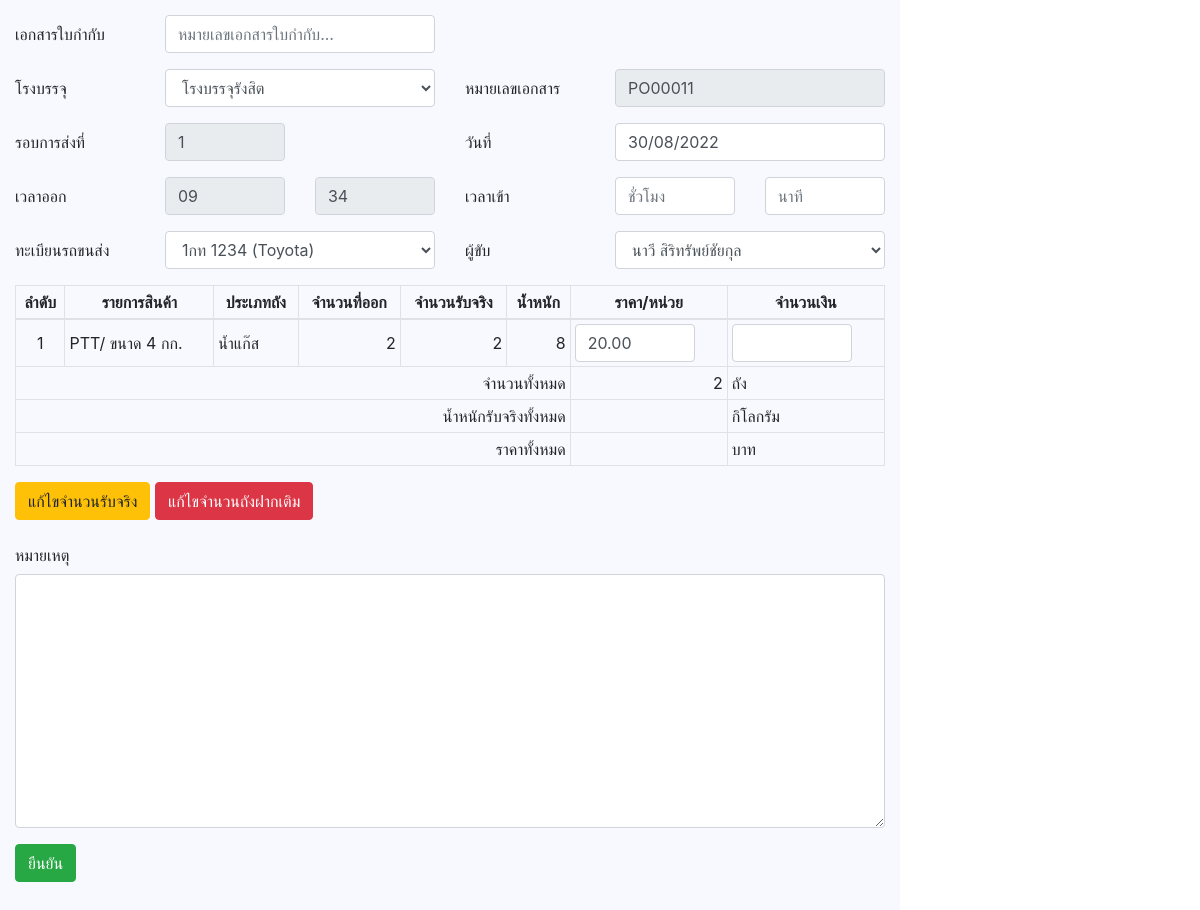
Screenshot of /goodreciept/goodreciept.blade.php?id=PO00011 with the database file from the repository.
### tables this page shows
CREATE TABLE `tb_head_preorder`  (
  `head_po_id` int(11) NOT NULL AUTO_INCREMENT,
  `head_po_title` varchar(255) NULL DEFAULT NULL COMMENT 'หัวข้อ',
  `head_po_docnumber` varchar(255) NULL DEFAULT NULL COMMENT 'หมายเลขเอกสาร',
  `head_po_status` text NULL COMMENT 'สถานะ',
  `head_po_fillstation` varchar(255) NULL DEFAULT NULL COMMENT 'โรงบรรจุ',
  `head_po_comment` text NULL COMMENT 'หมายเหตุ',
  `head_po_round` int(1) NULL DEFAULT NULL COMMENT 'รอบ',
  `head_po_creator` varchar(255) NULL DEFAULT NULL COMMENT 'id ผู้สร้างเอกสาร',
  `head_po_stock_status` enum('Draft','Confirm','Cancel') NULL DEFAULT 'Draft' COMMENT 'สถานะการตัด stock\r\nDraft = ฉบับร่าง\r\nConfirm = ยืนยัน\r\nCancel = ยกเลิก',
  `head_po_docdate` timestamp(0) NULL DEFAULT NULL COMMENT 'วันที่บนเอกสาร',
  `head_po_carID` varchar(255) NULL DEFAULT NULL COMMENT 'id รถ',
  `head_po_driverID` varchar(255) NULL DEFAULT NULL COMMENT 'id คนชับรถ',
  `active_status` enum('Y','N') NULL DEFAULT 'Y' COMMENT 'สถานะการใช้งาน Y = ปกติ, N = ลบ',
  `created_at` timestamp(0) NULL DEFAULT current_timestamp(0) ON UPDATE CURRENT_TIMESTAMP(0),
  `updated_at` timestamp(0) NULL DEFAULT NULL,
  `deleted_at` timestamp(0) NULL DEFAULT NULL,
  PRIMARY KEY (`head_po_id`) USING BTREE
);

CREATE TABLE `tb_fillingplant`  (
  `FP_ID` varchar(255) NOT NULL,
  `FP_Name` varchar(255) NULL DEFAULT NULL COMMENT 'ชื่อโรงบรรจุ',
  `FP_StatusActive` enum('Y','N') NULL DEFAULT 'Y'
);

CREATE TABLE `tb_cars`  (
  `car_id` int(11) NOT NULL AUTO_INCREMENT,
  `car_Code` varchar(255) NULL DEFAULT NULL COMMENT 'รหัสรถ',
  `car_license` varchar(255) NULL DEFAULT NULL COMMENT 'ทะเบียนรถ',
  `car_name` varchar(255) NULL DEFAULT NULL COMMENT 'ชื่อรถ',
  `created_at` timestamp(0) NULL DEFAULT NULL,
  `updated_at` timestamp(0) NULL DEFAULT NULL,
  PRIMARY KEY (`car_id`) USING BTREE
);

CREATE TABLE `emp`  (
  `n_id` int(11) NULL DEFAULT NULL,
  `emp_id` varchar(100) NOT NULL,
  `emp_code` varchar(25) NULL DEFAULT NULL,
  `emp_active` varchar(1) NULL DEFAULT NULL,
  `emp_branch_id` varchar(100) NULL DEFAULT NULL,
  `emp_name` varchar(100) NULL DEFAULT NULL,
  `emp_lastname` varchar(100) NULL DEFAULT NULL,
  `emp_name_eng` varchar(100) NULL DEFAULT NULL,
  `emp_lastname_eng` varchar(100) NULL DEFAULT NULL,
  `emp_idCard` varchar(25) NULL DEFAULT NULL,
  `emp_birthday` date NULL DEFAULT NULL,
  `emp_male_female` varchar(25) NULL DEFAULT NULL,
  `emp_addr` varchar(255) NULL DEFAULT NULL,
  `emp_tel` varchar(50) NULL DEFAULT NULL,
  `emp_salary` decimal(10, 2) NULL DEFAULT NULL,
  `emp_position_id` varchar(100) NULL DEFAULT NULL,
  `emp_commission1` varchar(25) NULL DEFAULT NULL,
  `emp_commission2` varchar(25) NULL DEFAULT NULL,
  `emp_commission3` varchar(25) NULL DEFAULT NULL,
  `emp_contactNote` varchar(255) NULL DEFAULT NULL,
  `create_date` date NULL DEFAULT NULL,
  `update_by` varchar(25) NULL DEFAULT NULL,
  `update_date` date NULL DEFAULT NULL,
  PRIMARY KEY (`emp_id`) USING BTREE
);

CREATE TABLE `tb_po_itemout`  (
  `po_itemOut_id` int(11) NOT NULL AUTO_INCREMENT,
  `po_itemOut_docNo` varchar(11) NULL DEFAULT NULL COMMENT 'เลขที่ใบ PO',
  `po_itemOut_CyBrand` varchar(20) NULL DEFAULT NULL COMMENT 'brand',
  `po_itemOut_CySize` varchar(5) NULL DEFAULT NULL COMMENT 'size',
  `po_itemOut_CySizeWeightID` varchar(255) NULL DEFAULT NULL COMMENT 'Size id จากตาราง items_gas_weightsize (weight_NoID)',
  `po_itemOut_CyAmount` varchar(10) NULL DEFAULT NULL COMMENT 'amount',
  `po_itemOut_type` enum('N','Adv') NULL DEFAULT 'N' COMMENT 'ประเภทถัง N = ปกติ, Adv = ฝากเติม',
  `created_at` timestamp(0) NOT NULL DEFAULT current_timestamp(0) ON UPDATE CURRENT_TIMESTAMP(0),
  `updated_at` timestamp(0) NULL DEFAULT NULL,
  PRIMARY KEY (`po_itemOut_id`) USING BTREE
);

CREATE TABLE `items_gas_weightsize`  (
  `weightSize_id` varchar(255) NULL DEFAULT NULL,
  `active_status` enum('Y','N') NULL DEFAULT NULL,
  `order_by_no` int(11) NULL DEFAULT NULL,
  `weight_NoID` varchar(11) NULL DEFAULT NULL,
  `wightSize` double NULL DEFAULT NULL COMMENT 'ขนาด'
);

CREATE TABLE `tb_curr_priceboard`  (
  `currPB_ID` varchar(11) NOT NULL,
  `currPB_FPID` varchar(255) NULL DEFAULT NULL,
  `currPB_itemCode` varchar(255) NULL DEFAULT NULL,
  `currPB_BranchID` varchar(255) NULL DEFAULT NULL,
  `currPB_itemPrice` decimal(10, 2) NULL DEFAULT NULL,
  `currPB_userID_create` varchar(255) NULL DEFAULT NULL,
  `currPB_PBID` varchar(255) NULL DEFAULT NULL,
  `created_at` timestamp(0) NULL DEFAULT NULL,
  `updated_at` timestamp(0) NULL DEFAULT NULL,
  PRIMARY KEY (`currPB_ID`) USING BTREE
);

### function.php (called while the page is built, shortened)
<?php
function CylinderType($param)
{
    if ($param == 'N') {
        return 'น้ำแก๊ส';
    } elseif ($param == 'Adv') {
        return 'ถังฝากเติม';
    } else {
        return 'ไม่พบข้อมูล';
    }
}
function UnitPrice($FPID, $sizeID, $branchID, $qty)
{
    $fetchdata      = new DB_con();
    $dataItem       = $fetchdata->itemUnitPrice($FPID, $sizeID, $branchID);
    $row            = mysqli_fetch_array($dataItem);
    if (isset($row)) {
        return number_format($row['currPB_itemPrice'], 2);
    } else {
        return '';
    }
}

### goodreciept/goodreciept.blade.php (the view, shortened to what this page needs)
<!DOCTYPE html>
<html lang="en">
<head>
    <link rel="stylesheet" href="https://cdn.jsdelivr.net/npm/bootstrap@4.1.3/dist/css/bootstrap.min.css">
    <link rel="stylesheet" type="text/css" href="../files/assets/icon/icofont/css/icofont.css">
    <link rel="stylesheet" href="../files/bower_components/select2/css/select2.min.css" />
    <link rel="stylesheet" href="//code.jquery.com/ui/1.13.2/themes/base/jquery-ui.css">
</head>
<body>
    <section>
        <?php
        include_once('../conn.php');
        include('../function.php');
        $fetchdata  = new DB_con();
        $dataFP     = $fetchdata->fetchdataFP();
        $sql        = $fetchdata->editPO($_GET['id']);
        $row        = mysqli_fetch_array($sql);
        $itemPO     = $fetchdata->editCylinderPO($_GET['id']);
        $totalSum   = $fetchdata->SumAmountItem($_GET['id']);
        $totalItem  = mysqli_fetch_array($totalSum);
        $dataCars   = $fetchdata->fetchdataCars();
        $dataEmp    = $fetchdata->fetchdataEmp();
        ?>
        <form action="../controller/PRController.php" method="post">
            <div class="form-group row">
                <label class="col-sm-2 col-form-label">เอกสารใบกำกับ </label>
                <div class="col-sm-4">
                    <input type="text" class="form-control" name="RefDO" placeholder="หมายเลขเอกสารใบกำกับ..." value="<?=$row['head_pr_doc_ref']?>">
                </div>
            </div>
            <div class="form-group row">
                <label class="col-sm-2 col-form-label">โรงบรรจุ </label>
                <div class="col-sm-4">
                    <select class="gas_filling js-example-basic-single form-control" name="gas_filling" id="gas_filling">
                        <?php foreach ($dataFP as $key => $value) { ?>
                            <option value="<?=$value['FP_ID']; ?>" <?php echo $row['head_po_fillstation'] == $value['FP_ID'] ? 'selected':'' ?>><?=$value['FP_Name']; ?></option>
                        <?php } ?>
                    </select>
                </div>
                <label class="col-sm-2 col-form-label">หมายเลขเอกสาร </label>
                <div class="col-sm-4">
                    <input type="text" value="<?=$_GET['id']?>" class="form-control" readonly>
                </div>
            </div>
            <div class="form-group row">
                <label class="col-sm-2 col-form-label">รอบการส่งที่ </label>
                <div class="col-sm-2">
                    <input type="text" value="<?=$row['head_po_round']?>" readonly class="form-control">
                </div>
                <label class="col-sm-2"></label>
                <label class="col-sm-2 col-form-label">วันที่ </label>
                <div class="col-sm-4">
                    <input type="text" class="form-control datepicker" placeholder="วัน/เดือน/ปี" value="<?=($row['head_po_docdate'] != null ? date("d/m/Y", strtotime($row['head_po_docdate'])) : date("d/m/Y"))?>">
                </div>
            </div>
            <div class="form-group row">
                <label class="col-sm-2 col-form-label">เวลาออก</label>
                <div class="col-sm-4">
                    <div class="row">
                        <div class="col-6">
                            <input type="number" name="hourOut" class="form-control maxlengthhour" value="<?=date("H", strtotime($row['head_po_docdate']))?>" min="7" max="22" placeholder="ชั่วโมง" onKeyPress="if(this.value.length==2) return false;" readonly>
                        </div>
                        <div class="col-6">
                            <input type="number" name="minuteOut" class="form-control maxlengthminute" value="<?=date("i", strtotime($row['head_po_docdate']))?>" min="0" max="60" placeholder="นาที" onKeyPress="if(this.value.length==2) return false;" readonly>
                        </div>
                    </div>
                </div>
                <label class="col-sm-2 col-form-label">เวลาเข้า </label>
                <div class="col-sm-4">
                    <div class="row">
                        <div class="col-6">
                            <input type="number" name="hourIn" class="form-control maxlengthhour" max="7" min="22" placeholder="ชั่วโมง" onKeyPress="if(this.value.length==2) return false;">
                        </div>
                        <div class="col-6">
                            <input type="number" name="minuteIn" class="form-control maxlengthminute" max="0" min="60" placeholder="นาที" onKeyPress="if(this.value.length==2) return false;">
                        </div>
                    </div>
                </div>
            </div>
            <div class="form-group row">
                <label class="col-sm-2 col-form-label">ทะเบียนรถขนส่ง</label>
                <div class="col-sm-4">
                    <select class="js-example-basic-single form-control" name="car" id="">
                        <?php foreach ($dataCars as $key => $value) { ?>
                            <option value="<?=$value['car_Code']?>" <?=$row['head_po_carID'] == $value['car_Code'] ? 'selected':'' ?>><?=$value['car_license']?> (<?=$value['car_name']?>)</option>
                        <?php } ?>
                    </select>
                </div>
                <label class="col-sm-2 col-form-label">ผู้ขับ </label>
                <div class="col-sm-4">
                    <select class=" js-example-basic-single form-control" name="driver" id="">
                        <?php foreach ($dataEmp as $key => $value) { ?>
                            <option value="<?=$value['emp_id']?>" <?=$row['head_po_driverID'] == $value['emp_id'] ? 'selected':'' ?>><?=$value['emp_name']?> <?=$value['emp_lastname']?></option>
                        <?php } ?>
                    </select>
                </div>
            </div>
            <table class="table table-hover table-bordered">
                <thead>
                    <tr class="text-center">
                        <th>ลำดับ</th>
                        <th>รายการสินค้า</th>
                        <th>ประเภทถัง</th>
                        <th>จำนวนที่ออก</th>
                        <th>จำนวนรับจริง</th>
                        <th>น้ำหนัก</th>
                        <th>ราคา/หน่วย</th>
                        <th>จำนวนเงิน</th>
                    </tr>
                </thead>
                <tbody id="itemRows">
                    <?php foreach ($itemPO as $key => $value) {
                        $brand = $value['po_itemOut_CyBrand'];
                        $weight = $value['po_itemOut_CySize'];
                        $weightID = $value['weight_NoID'];
                        $cytype = $value['po_itemOut_type'];
                        ?>
                        <tr id="trID_<?=$brand?>_<?=$weight?>_<?=$cytype?>">
                            <td class="text-center text-middle"><?=$key+1?></td>
                            <td class="text-middle"><?=$brand?>/ ขนาด <?=$weight?> กก.
                            </td>
                            <td class="text-middle"><?=CylinderType($cytype)?></td>
                            <td class="text-right text-middle">
                                <?=$value['po_itemOut_CyAmount']?>
                            </td>
                            <td class="text-right text-middle">
                                <span class="qtyItem" id="itemIn_<?=$brand?>_<?=$weightID?>_<?=$cytype?>"><?=$value['po_itemOut_CyAmount']?></span>
                            </td>
                            <td class="text-right text-middle">
                                <span class="itemWeight" id="calItemWeight_<?=$brand?>_<?=$weightID?>_<?=$cytype?>">
                                    <?=(float)$value['wightSize'] * $value['po_itemOut_CyAmount']?>
                                </span>
                            </td>
                            <td class="text-center text-middle">
                                <input type="number" name="unitprice[<?=$key+1?>]" min="0" style="width: 120px;"
                                class="form-control itemperprice" value="<?=UnitPrice($row['head_po_fillstation'], $weightID, 'BRC1-1', $value['po_itemOut_CyAmount'])?>"
                                data-brand="<?=$brand?>" data-sizeid="<?=$weightID?>" data-cytype="<?=$cytype?>" step="any">
                            </td>
                            <td class="text-center text-middle">
                                <input type="number" name="amtprice[<?=$key+1?>]" min="0" value=""
                                id="resultTotal_<?=$brand?>_<?=$weightID?>_<?=$cytype?>" style="width: 120px;"
                                class="form-control AmountPrice" step="any">
                            </td>
                        </tr>
                    <?php } ?>
                </tbody>
                <tfoot>
                    <tr>
                        <td colspan="6" class="text-right" height="30">จำนวนทั้งหมด</td>
                        <td class="text-right">
                            <span class="totalitemIn">
                                <?php echo ($totalItem != null ? $totalItem[0] : '');?>
                            </span>
                        </td>
                        <td class="text-left">ถัง</td>
                    </tr>
                    <tr>
                        <td colspan="6" class="text-right" height="30">น้ำหนักรับจริงทั้งหมด</td>
                        <td class="text-right"><div class="totalWeight"></div></td>
                        <td class="text-left">กิโลกรัม</td>
                    </tr>
                    <tr>
                        <td colspan="6" class="text-right" height="30">ราคาทั้งหมด</td>
                        <td class="text-right"><div id="TotalPrice"></div></td>
                        <td class="text-left">บาท</td>
                    </tr>
                </tfoot>
            </table>
            <div class="form-group row">
                <div class="col-sm-12">
                    <button class="btn btn-warning" type="button" data-toggle="modal" data-target="#EditGRCylinderN">แก้ไขจำนวนรับจริง</button>
                    <button class="btn btn-danger" type="button" data-toggle="modal" data-target="#EditGRCylinderAdv">แก้ไขจำนวนถังฝากเติม</button>
                </div>
            </div>
            <div class="form-group row">
                <label class="col-sm-2 col-form-label">หมายเหตุ </label>
                <div class="col-sm-12">
                    <textarea name="" id="" cols="30" rows="10" class="form-control"></textarea>
                </div>
            </div>
            <div class="form-group row">
                <div class="col-sm-12">
                    <button class="btn btn-success" type="submit">ยืนยัน</button>
                </div>
            </div>
        </form>
    </section>
</body>
</html>

### goodreciept/goodreciept.blade.php (style rules this page uses)
section { padding: 15px; height: 1200px; background-color: #f8f9fe; width: 900px; }
.text-middle { vertical-align: middle !important; }
.table td, .table th { padding: 0.25rem; }

### rows the page displays
tb_head_preorder: gas_filling "โรงบรรจุรังสิต", head_po_round "1", head_po_docdate "30/08/2022", hourOut "09", minuteOut "34", car "1กท 1234 (Toyota)", driver "นาวี สิริทรัพย์ชัยกุล", head_po_fillstation.currPB_itemPrice "20.00"
tb_po_itemout: po_itemOut_CyBrand "PTT", po_itemOut_CySize "4", po_itemOut_type "น้ำแก๊ส", po_itemOut_CyAmount "2", (float)$value['wightSize']*$value['po_itemOut_CyAmount'] "8"

### other values shown
$totalItem[0] "2"
